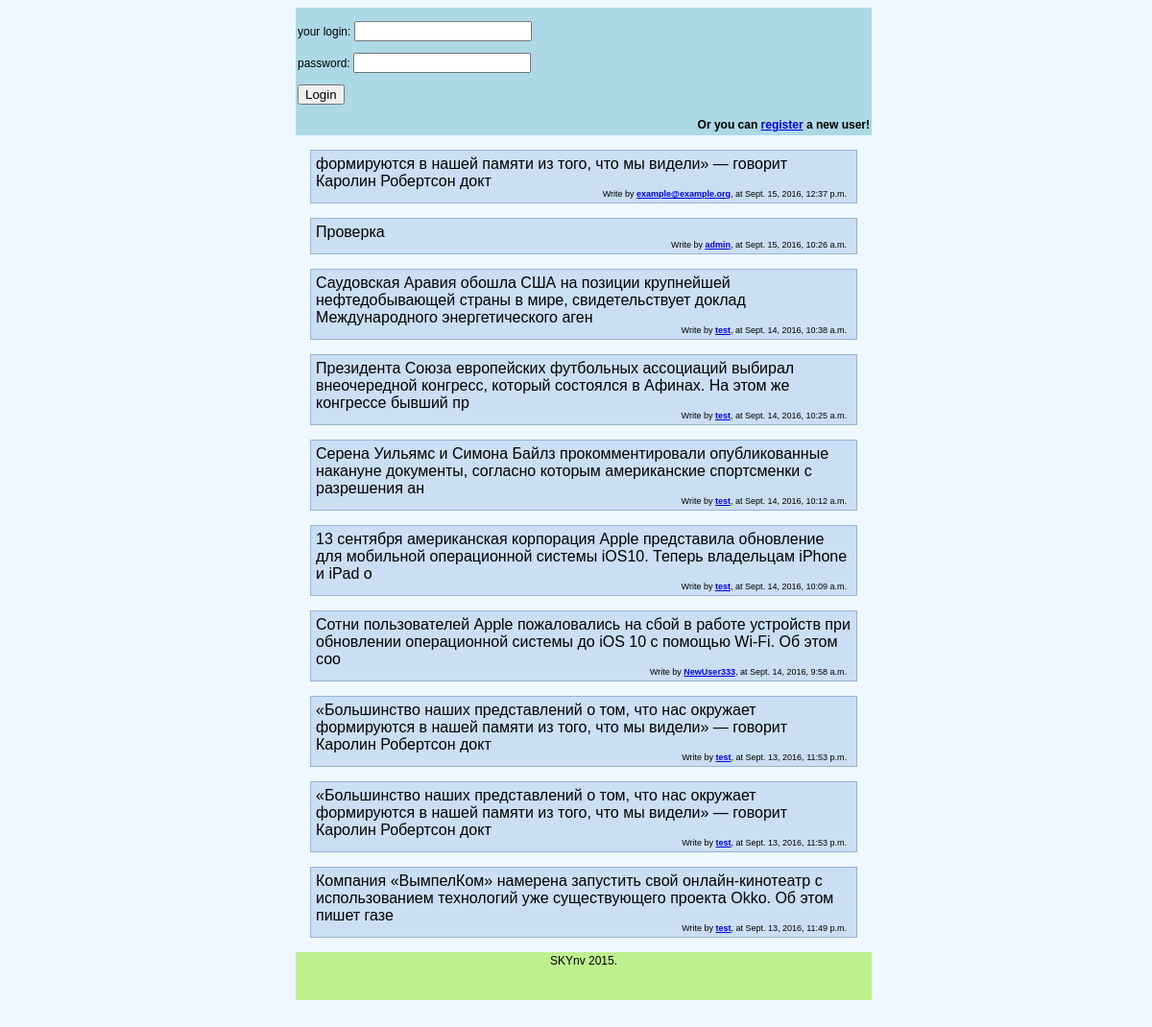
The app's page /, older data.
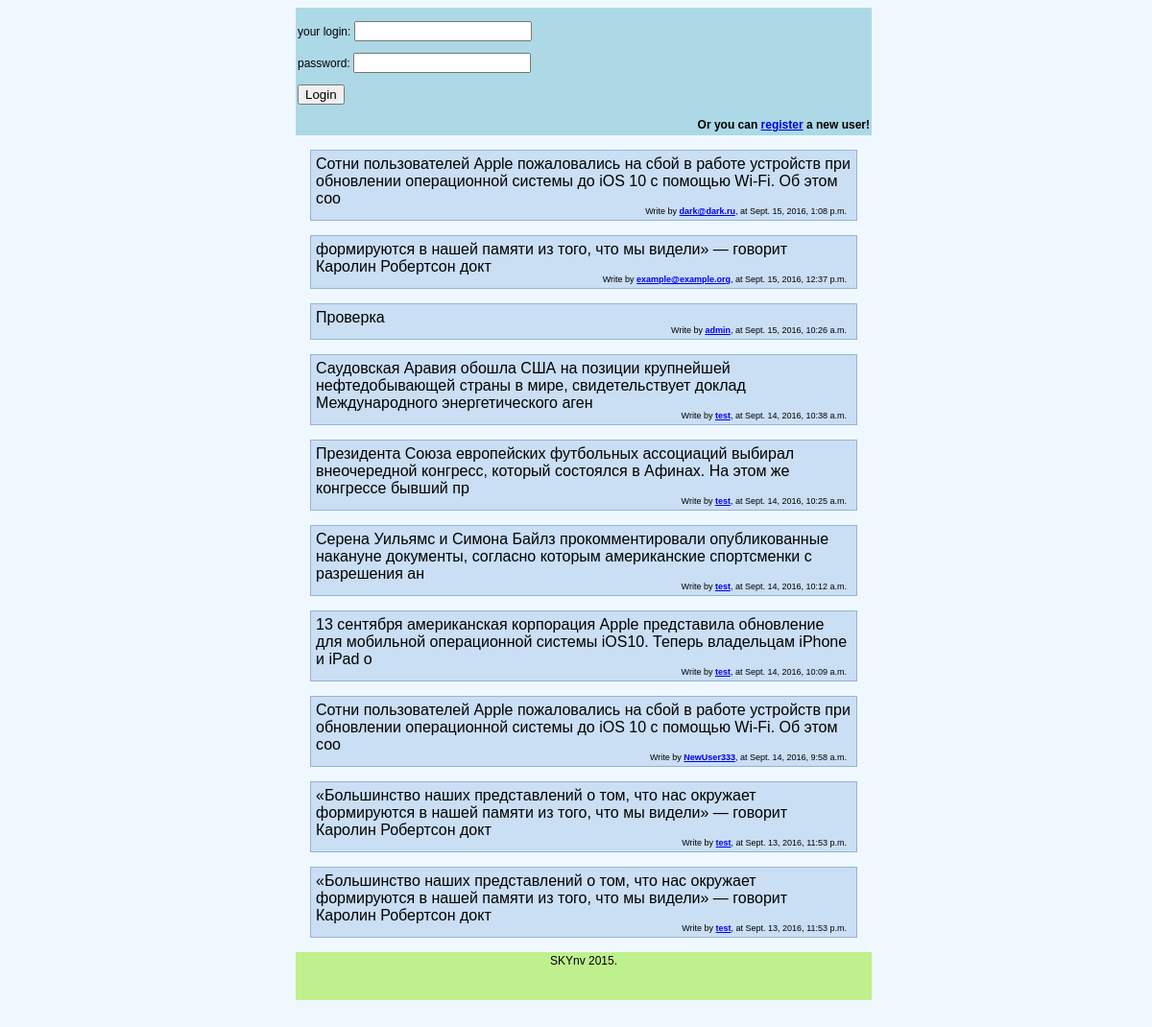
The same page, newer data.
### mblog/models.py (models this page shows, shortened)
class UserPost(models.Model):
    post_text = models.TextField(max_length=140)
    post_user = models.ForeignKey(User, null=True, related_name='+')
    post_date = models.DateTimeField()

### mblog/views.py (the view)
# urls.py: url(r'^$', views.index, name="index"),
def index(request):
    user = request.user
    last_post = UserPost.objects.order_by('-post_date')[:10]
    if user.is_authenticated:
        if request.POST:
            postform = PostForm(request.POST)
            if postform.is_valid():
                getpost(request)
                return HttpResponseRedirect('/')
        else:
            postform = PostForm()
        context_dict = {'user': user, 'form': postform, 'last_post': last_post}
    else:
        if request.POST:
            lform = LoginForm(request.POST)
            if lform.is_valid():
                name = lform.cleaned_data['user_login']
                pwd = lform.cleaned_data['user_password']
                user_login(request, name, pwd)
                return HttpResponseRedirect('/')
        else:
            lform = LoginForm()
        context_dict = {'user': user, 'last_post': last_post, 'lform': lform}
    return render(request, 'mblog/index.html', context_dict)

### mblog/forms.py (shortened to what this page needs)
class LoginForm(forms.Form):
    user_login = forms.CharField(label="your login")
    user_password = forms.CharField(widget=forms.PasswordInput, label="password", min_length=6, max_length=30)

### templates/mblog/index.html (shortened to what this page needs)
{% extends "mblog/base.html" %}
{% block content %}
    {% for post in last_post %}
        <div class="comment">
            {{ post.post_text }}
            <div class="info"> Write by <b><a href="/{{ post.post_user }}">{{ post.post_user }}</a></b>,
                at {{ post.post_date }} </div>
        </div>
    {% endfor %}
{% endblock %}

Row changes from the older to the newer data that the page shows:
no longer on this page (row unchanged): UserPost: post_text "Компания «ВымпелКом» намерена запустить свой онлайн-кинотеатр с использованием технологий уже существующего проекта Okko. Об этом пишет газе", post_user "test", post_date "Sept. 13, 2016, 11:49 p.m."
added UserPost: post_text "Сотни пользователей Apple пожаловались на сбой в работе устройств при обновлении операционной системы до iOS 10 с помощью Wi-Fi. Об этом соо", post_user "dark@dark.ru", post_date "Sept. 15, 2016, 1:08 p.m."
